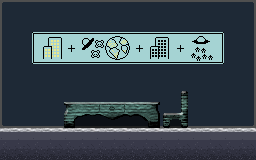

The image is a tile-based game level rendered from a .tmx file. Its description and source (layers, tilesets, objects; grid data summarised) follow:
An orthogonal 8x5 tile map with 32x32 px tiles, 2 tile layers (tile1, tile2), 1 hidden layer not drawn and 10 objects.

<map version="1.0" orientation="orthogonal" renderorder="right-down" width="8" height="5" tilewidth="32" tileheight="32" nextobjectid="37">
 <properties>
  <property name="scene" value="12" />
  <property name="showlight" value="1" />
 </properties>
 <tileset firstgid="1" name="tileset" tilewidth="32" tileheight="32" spacing="4" tilecount="784">
  <image source="tileset.png" width="1024" height="1024" />
 </tileset>
 <layer name="tile1" width="8" height="5">
  <data>[40 cells, 40 non-empty, 10 distinct tile ids]</data>
 </layer>
 <layer name="tile2" width="8" height="5">
  <data>[40 cells, 11 non-empty, 11 distinct tile ids]</data>
 </layer>
 <objectgroup name="objcollision">
  <object id="2" x="0" y="130" width="256" height="30">
   <properties>
    <property name="typeid" value="0" />
   </properties>
  </object>
  <object id="31" x="254" y="64" width="2" height="64">
   <properties>
    <property name="typeid" value="1" />
   </properties>
  </object>
 </objectgroup>
 <objectgroup name="objpath" />
 <objectgroup name="objact">
  <object id="8" x="252" y="64" width="4" height="64">
   <properties>
    <property name="nextdoor" value="1" />
    <property name="nextscene" value="11" />
    <property name="side" value="2" />
    <property name="type" value="0" />
    <property name="typeid" value="0" />
   </properties>
  </object>
  <object id="24" x="46" y="41" width="16" height="16">
   <properties>
    <property name="type" value="2" />
   </properties>
   <ellipse />
  </object>
  <object id="25" x="194" y="40" width="16" height="16">
   <properties>
    <property name="type" value="2" />
   </properties>
   <ellipse />
  </object>
  <object id="26" x="136" y="86" width="16" height="16">
   <properties>
    <property name="itemid" value="7" />
    <property name="parts" value="2" />
    <property name="type" value="3" />
    <property name="typeid" value="0" />
   </properties>
  </object>
  <object id="33" x="72" y="86" width="16" height="16">
   <properties>
    <property name="itemid" value="9" />
    <property name="parts" value="2" />
    <property name="type" value="3" />
    <property name="typeid" value="1" />
   </properties>
  </object>
  <object id="34" x="92" y="41" width="24" height="16">
   <properties>
    <property name="type" value="2" />
   </properties>
   <ellipse />
  </object>
  <object id="35" x="152" y="41" width="16" height="16">
   <properties>
    <property name="type" value="2" />
   </properties>
   <ellipse />
  </object>
  <object id="36" x="72" y="8" width="96" height="80">
   <properties>
    <property name="type" value="2" />
   </properties>
   <ellipse />
  </object>
 </objectgroup>
 <layer name="tiledefinition" width="8" height="5" visible="0" opacity="0.9">
  <data>[40 cells, 40 non-empty, 3 distinct tile ids]</data>
 </layer>
</map>
